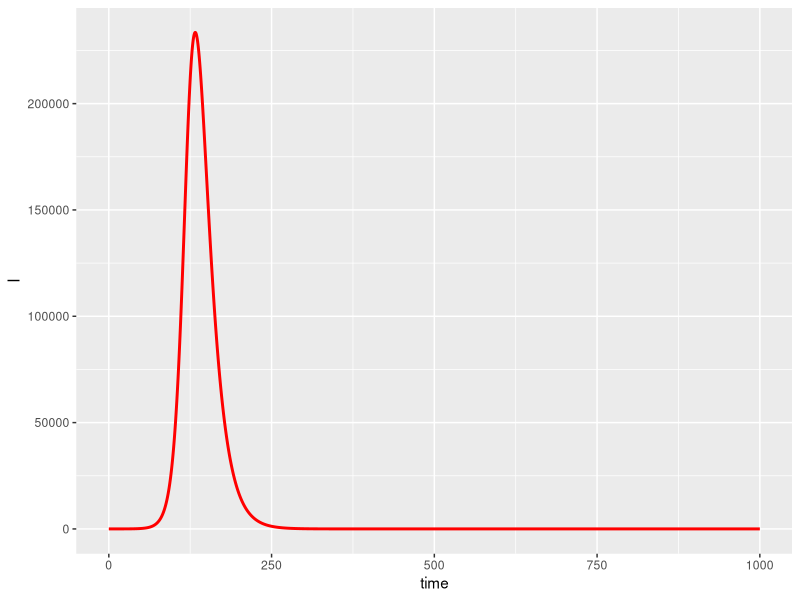
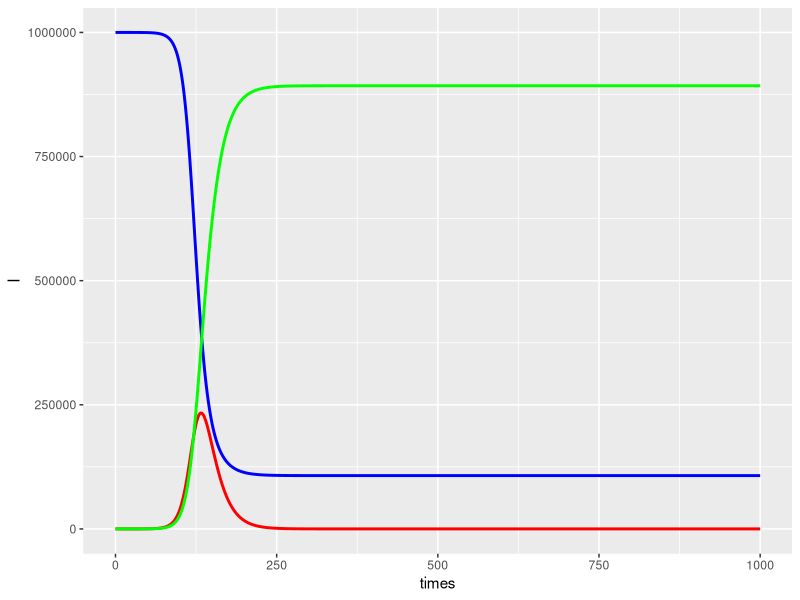

These charts were generated, in order, by the following R code:
## ---- chunk 1
library(tidyverse)
library(ggrepel)
library(deSolve)
library(lattice)
## ---- chunk 2
# Population size 
N <- 1e6 

# Rate at which person stays in the infectious compartment (disease specific and tracing specific)
gamma <- 1/14
## ---- chunk 3
beta <- 2.5/N*gamma
beta
## ---- chunk 4
parameters <- c(gamma = gamma, beta = beta)
## ---- chunk 5
state <- c(S=999999, 
           I=1,
           R=0)
## ---- chunk 6
times <- seq(0, 1000, by = 1/2^4)
## ---- chunk 7
SIRModel <- function(t, state, parameters){
  with(as.list(c(state, parameters)), {
    # put the DEs here
    dS <- -beta*S*I
    dI <- beta*S*I - gamma*I
    dR <- gamma*I
    
    # return the differential equation. This gets called by ode for step of the simulation 
    list(c(dS, dI, dR))
  }) # end the with statement
}
## ---- chunk 8
SIROut <- ode(y=state, times = times, func = SIRModel, parms = parameters)
head(SIROut)
ggplot(as.data.frame(SIROut), aes(x=time, y=I)) + geom_line(color="red", size=1)
print(max(as.data.frame(SIROut)$R))
## ---- chunk 9
as.data.frame(SIROut) %>% ggplot() + geom_line(aes(x=times, y=I), color="red", size=1) + geom_line(aes(x=times, y=S), color="blue", size=1) + geom_line(aes(x=times, y=R), color="green", size=1)
## ---- chunk 10

## ---- chunk 11

## ---- chunk 12

## ---- chunk 13



## ---- chunk 14


## ---- chunk 15


## ---- chunk 16

## ---- chunk 17

## ---- chunk 18

## ---- chunk 19

## ---- chunk 20

## ---- chunk 21

## ---- chunk 22

## ---- chunk 23


## ---- chunk 24


## ---- chunk 25
